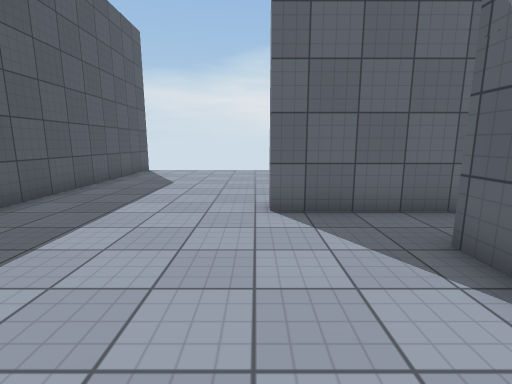
[1] (above)

24 first-person views from a walk through a Unity game level. The camera is 1.4 m above the floor, tilts 10° down and sees 85° across. The floor is counted in squares, 1 m on a side. Each view is taken from the middle of a square. On the plan, view 1 faces up. The plan holds only what a view shows up to about 14 squares ahead; the rest is blank. The place goes on beyond the plan. Some animated figures are not drawn. Surface patterns are stand-ins for the level's own textures.

[2]
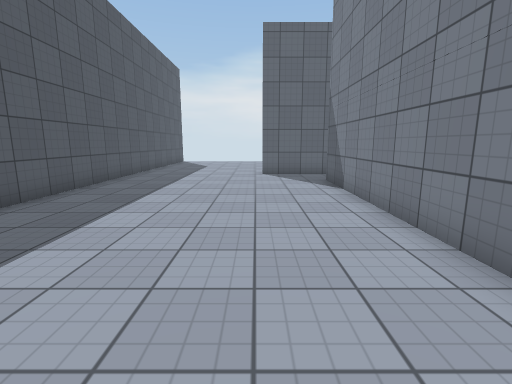

[3]
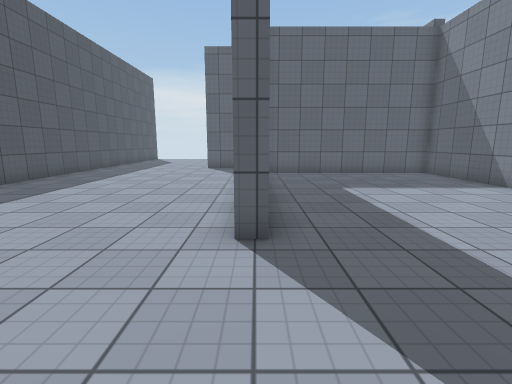

[4]
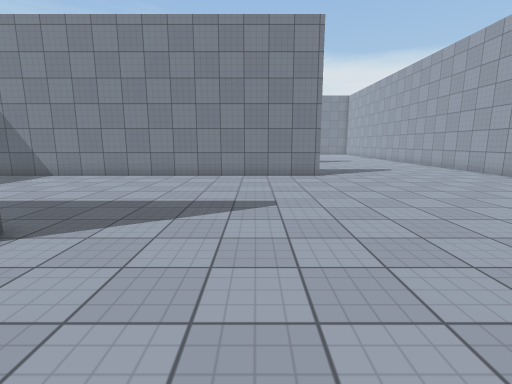

[5]
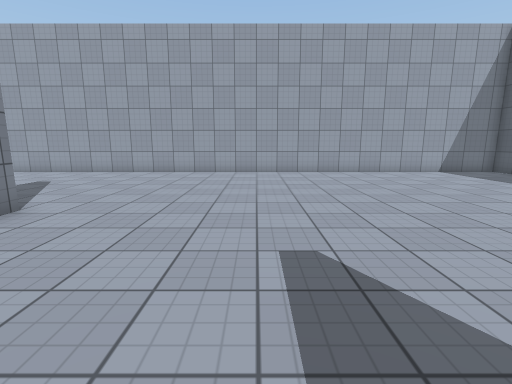

[6]
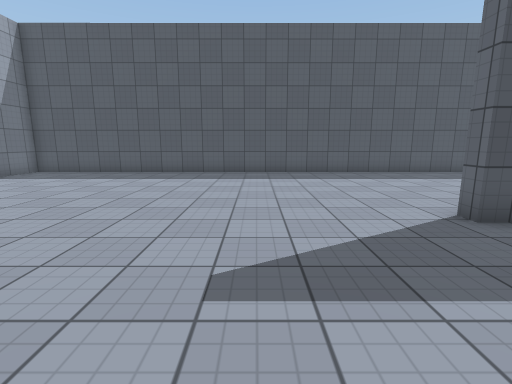

[7]
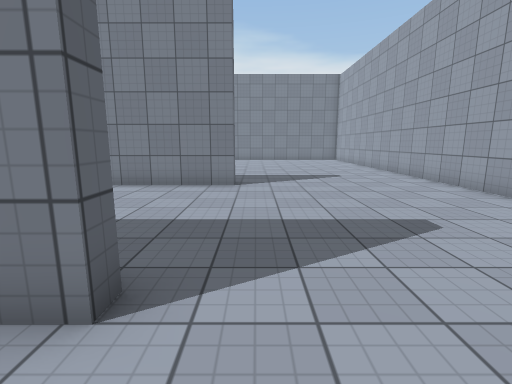

[8]
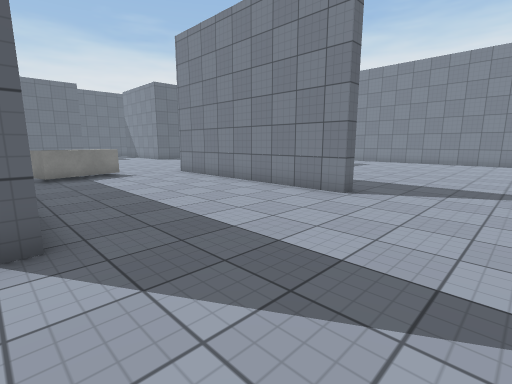

[9]
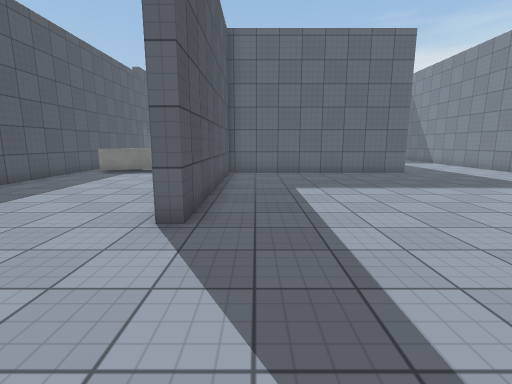

[10]
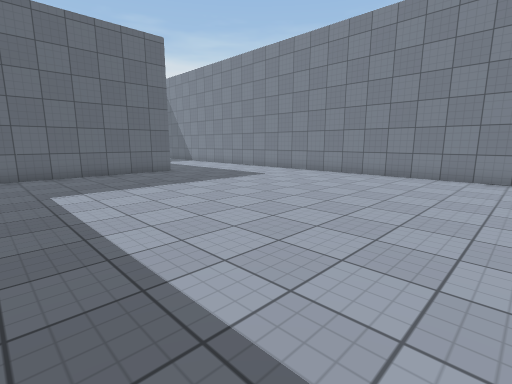

[11]
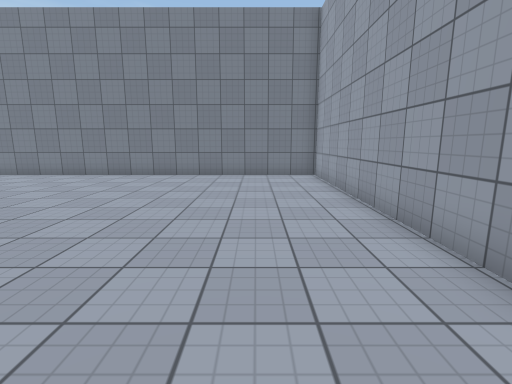

[12]
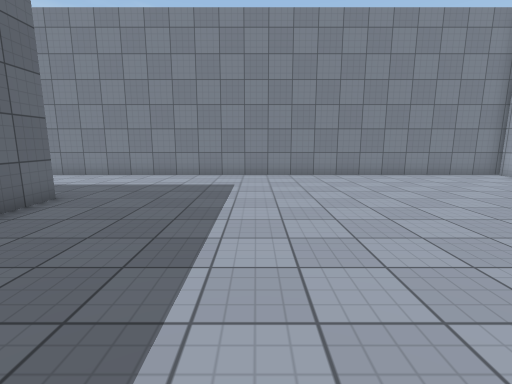

[13]
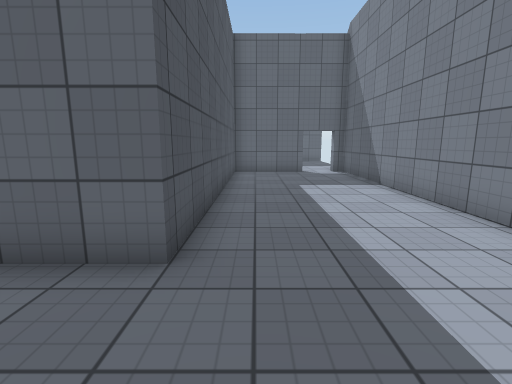

[14]
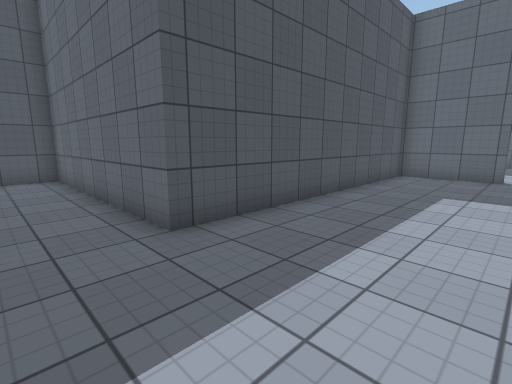

[15]
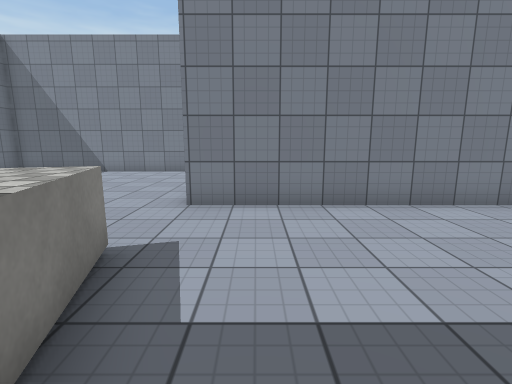

[16]
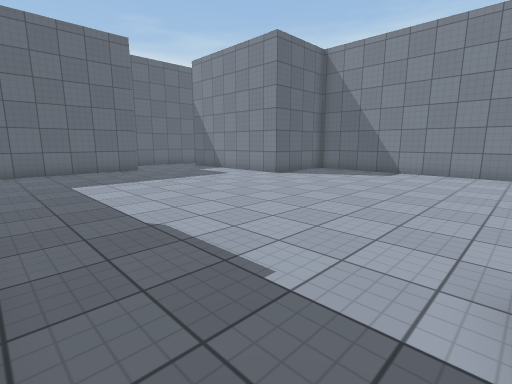

[17]
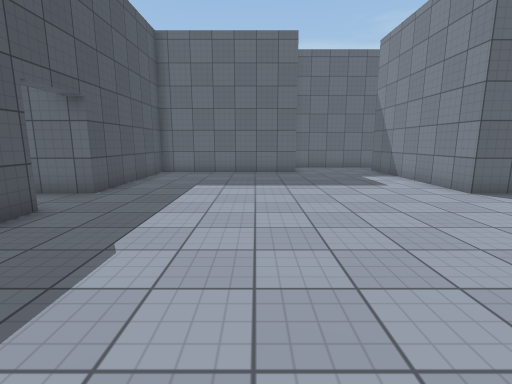

[18]
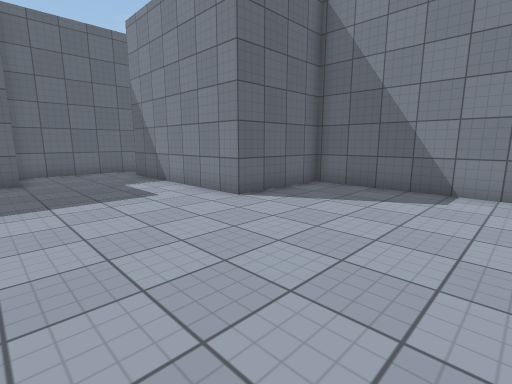

[19]
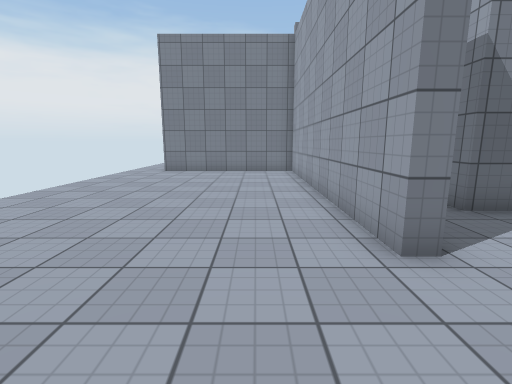

[20]
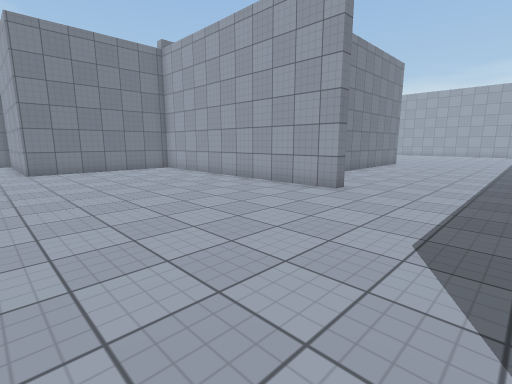

[21]
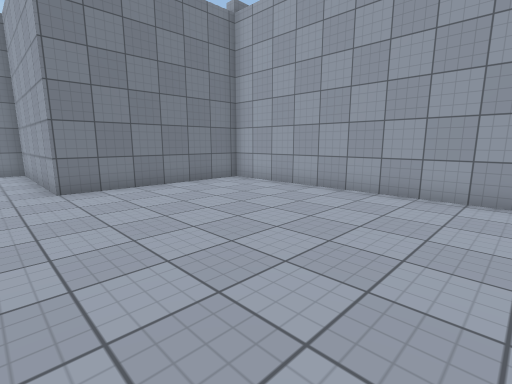

[22]
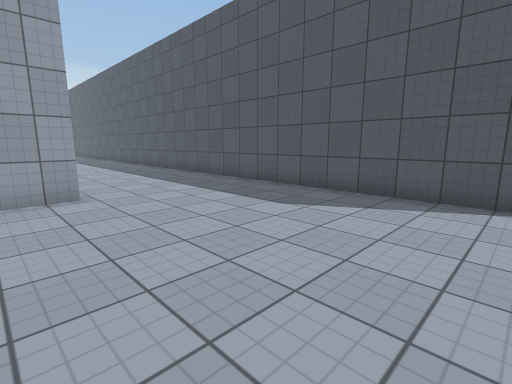

[23]
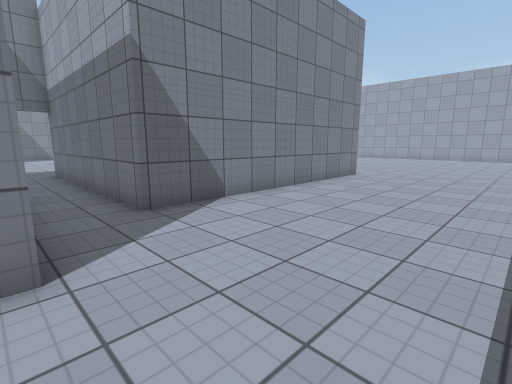

[24]
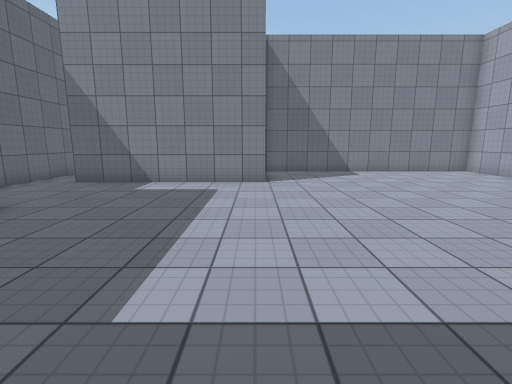

### Floor plan
Points are (right, up) in squares from view 1. A wall is a line through its corners. A room is listed if a view was taken in it or the views show most of it. See-through windows are left out.
Room 1 (views 1, 2, 3, 4, 5, 6, 7, 8, 9, 10, 11, 12, 13, 14, 15, 16, 17, 18, 19, 20, 21, 22, 23, 24)
walls: (11.5, -3.8) (11.5, -8.8); (15.5, -4.1) (12.7, -4.9) (12.4, -4); (11.5, -12.7) (11, -12.7) (11, 3.1) (3.6, 3.1); (3.2, -5.4) (3.2, -6.1) (2.7, -6.1) (2.7, 3.6) (11.5, 3.6) (11.5, 2.8); (23.4, -4.4) (25.8, -4.4) (25.8, 5.7) (22, 5.7) (22, 12.5); (4.2, 5.7) (0.3, 5.7) (0.3, 6.2) (11, 6.2) (11, 12.6) (17.4, 12.6) (17.4, 13.4); (18, 11.6) (11.5, 11.6) (11.5, 5.7) (9.8, 5.7); (22.4, 14.1) (18, 14.1); (30.3, 6.2) (30.3, 5.7) (27, 5.7) (27, -4.9) (18.8, -4.9) (18.8, -13.3) (18.2, -13.3) (18.2, -4.4); (31.8, 5.7) (31.8, 6.1); (-5.6, 14.2) (-5.5, -20.6) (32.2, -20.6) (32.2, 5.7)
ways out: opening at (22, 13); opening at (31, 6)

Positions as (right, up) in squares from view 1, and headings:
1: (0, 0), facing up
2: (0, -7), facing up
3: (3, -10), facing up
4: (-1, -10), facing right
5: (6, -7), facing down
6: (8, -10), facing left
7: (9, -14), facing right
8: (11, -17), facing up-right
9: (20, -18), facing up
10: (20, -18), facing up-right
11: (20, -18), facing right
12: (20, -10), facing right
13: (28, -8), facing up
14: (31, -7), facing up-left
15: (12, -6), facing right
16: (12, -3), facing up-right
17: (16, -2), facing up
18: (17, 0), facing up-right
19: (-3, 8), facing right
20: (-4, 14), facing down-right
21: (2, 14), facing down-right
22: (2, 14), facing down-left
23: (-3, 6), facing down-right
24: (12, 6), facing right
